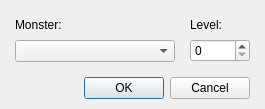
<?xml version="1.0" encoding="UTF-8"?>
<ui version="4.0">
 <class>DialogSystemMonsterTroop</class>
 <widget class="QDialog" name="DialogSystemMonsterTroop">
  <property name="geometry">
   <rect>
    <x>0</x>
    <y>0</y>
    <width>264</width>
    <height>109</height>
   </rect>
  </property>
  <property name="windowTitle">
   <string>Monster</string>
  </property>
  <layout class="QGridLayout" name="gridLayout">
   <property name="leftMargin">
    <number>15</number>
   </property>
   <property name="topMargin">
    <number>10</number>
   </property>
   <property name="rightMargin">
    <number>15</number>
   </property>
   <property name="bottomMargin">
    <number>10</number>
   </property>
   <item row="0" column="0">
    <layout class="QVBoxLayout" name="verticalLayout_3">
     <property name="spacing">
      <number>15</number>
     </property>
     <item>
      <layout class="QHBoxLayout" name="horizontalLayout">
       <item>
        <layout class="QVBoxLayout" name="verticalLayout">
         <property name="spacing">
          <number>0</number>
         </property>
         <item>
          <widget class="QLabel" name="label">
           <property name="text">
            <string>Monster:</string>
           </property>
          </widget>
         </item>
         <item>
          <widget class="QComboBox" name="comboBoxMonster">
           <property name="minimumSize">
            <size>
             <width>160</width>
             <height>0</height>
            </size>
           </property>
           <property name="maximumSize">
            <size>
             <width>160</width>
             <height>16777215</height>
            </size>
           </property>
          </widget>
         </item>
        </layout>
       </item>
       <item>
        <layout class="QVBoxLayout" name="verticalLayout_2">
         <property name="spacing">
          <number>0</number>
         </property>
         <item>
          <widget class="QLabel" name="label_2">
           <property name="text">
            <string>Level:</string>
           </property>
          </widget>
         </item>
         <item>
          <widget class="QSpinBox" name="spinBoxLevel">
           <property name="minimumSize">
            <size>
             <width>60</width>
             <height>0</height>
            </size>
           </property>
           <property name="maximumSize">
            <size>
             <width>60</width>
             <height>16777215</height>
            </size>
           </property>
          </widget>
         </item>
        </layout>
       </item>
      </layout>
     </item>
     <item>
      <widget class="QDialogButtonBox" name="buttonBox">
       <property name="orientation">
        <enum>Qt::Horizontal</enum>
       </property>
       <property name="standardButtons">
        <set>QDialogButtonBox::Cancel|QDialogButtonBox::Ok</set>
       </property>
      </widget>
     </item>
    </layout>
   </item>
  </layout>
 </widget>
 <resources/>
 <connections>
  <connection>
   <sender>buttonBox</sender>
   <signal>accepted()</signal>
   <receiver>DialogSystemMonsterTroop</receiver>
   <slot>accept()</slot>
   <hints>
    <hint type="sourcelabel">
     <x>248</x>
     <y>254</y>
    </hint>
    <hint type="destinationlabel">
     <x>157</x>
     <y>274</y>
    </hint>
   </hints>
  </connection>
  <connection>
   <sender>buttonBox</sender>
   <signal>rejected()</signal>
   <receiver>DialogSystemMonsterTroop</receiver>
   <slot>reject()</slot>
   <hints>
    <hint type="sourcelabel">
     <x>316</x>
     <y>260</y>
    </hint>
    <hint type="destinationlabel">
     <x>286</x>
     <y>274</y>
    </hint>
   </hints>
  </connection>
 </connections>
</ui>
